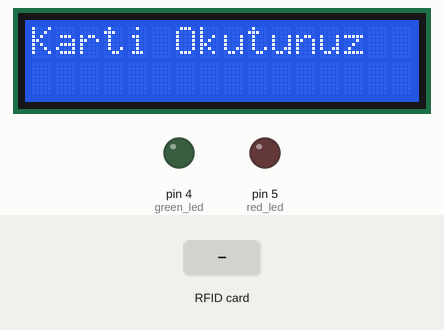
This sketch was run on a simulated Arduino Uno, built with avr-gcc and run on an emulated ATmega328P. Shown: 16×2 character LCD, output pins drawn as LEDs (lit = HIGH). The inputs (shaded band) are chosen by the test bench. Pins used as bus, display or sensor lines are not drawn; what the sketch prints to the serial monitor is not drawn.

Above: at 1.3 s.
1.4 s: RFID card A3 B3 8A A9 held to the reader
At 2.0 s:
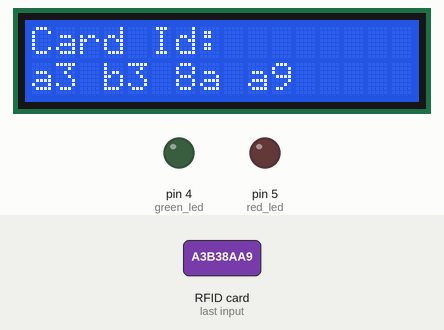
At 3.9 s:
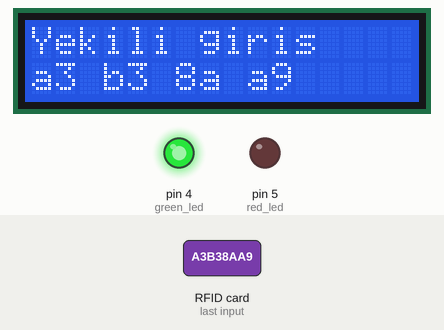
4.4 s: RFID card 5E 7A 19 C4 held to the reader
At 7.8 s:
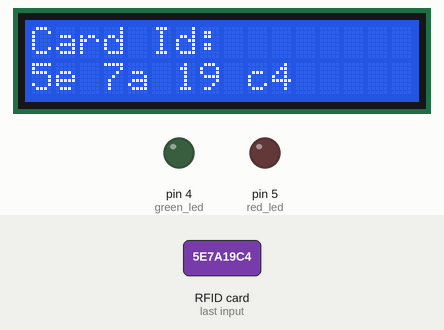
Timing chart, 0 to 15.0 s (numbered marks = the images above; inputs shaded):
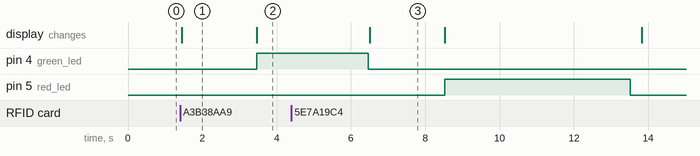

Measured:
- after the input at 1.4 s, pin 4 (green_led): LOW → HIGH after 2.1 s; the display: changes after 0.05 s (image 1)
- after the input at 4.4 s, pin 5 (red_led): LOW → HIGH after 4.1 s, → LOW 5.0 s later; the display: changes after 2.1 s (image 3)
- what the display in image 1 shows lasts 2.0 s, from 1.5 s to 3.5 s

The sketch:

sketch_jul10c.ino
```cpp
#include <MFRC522.h>
#include <SPI.h>
#include <LiquidCrystal_I2C.h>

//card id: A3 B3 8A A9
#define red_led 5
#define green_led 4
#define RST_PIN 9
#define SS_PIN 10

String const myCardUID = "a3 b3 8a a9 ";
LiquidCrystal_I2C lcd(0x27, 16,2);
MFRC522 rfid(SS_PIN, RST_PIN); // Instance of the class

MFRC522::MIFARE_Key key;

void setup() {
  pinMode(red_led, OUTPUT);
  pinMode(green_led, OUTPUT);
  Serial.begin(9600);
  SPI.begin(); // Init SPI bus
  rfid.PCD_Init(); // Init RC522
  lcd.begin();
}

void loop() {
  lcd.clear();
  lcd.setCursor(0,0);
  lcd.print("Karti Okutunuz");
  // Reset the loop if no new card present on the sensor/reader. This saves the entire process when idle.
  if ( ! rfid.PICC_IsNewCardPresent())
    return;

  // Verify if the NUID has been readed
  if ( ! rfid.PICC_ReadCardSerial())
    return;

  MFRC522::PICC_Type piccType = rfid.PICC_GetType(rfid.uid.sak);
  Serial.print(F("RFID Tag UID:"));
  String cardUID = toHexString(rfid.uid.uidByte, rfid.uid.size);
  rfid.PICC_HaltA(); // Halt PICC
  Serial.println("");

  Serial.println(myCardUID);
  Serial.println(cardUID);

  lcd.clear();
  lcd.setCursor(0,0);
  lcd.print("Card Id:");
  lcd.setCursor(0,1);
  lcd.print(cardUID);
  delay(2000);

  if(myCardUID.equals(cardUID)){
    Serial.println("Yetlkili girişi");
    lcd.setCursor(0,0);
    lcd.print("Yekili giris");
    digitalWrite(green_led, HIGH);
    delay(3000);
    digitalWrite(green_led, LOW);
  }else{
    lcd.setCursor(0,1);
    lcd.print("Yekisiz giris");
    Serial.println("Yetkisiz giris");
    digitalWrite(red_led, HIGH);
    delay(5000);
    digitalWrite(red_led,LOW);
  }
}

//Routine to dump a byte array as hex values to Serial.
String toHexString(byte *buffer, byte bufferSize) {
  String hexString = ""; // Boş bir string oluştur

  for (byte i = 0; i < bufferSize; i++) {
    if (buffer[i] < 0x10) {
      hexString += "0"; // Eğer değer 0x10'dan küçükse başına sıfır ekle
    }
    hexString += String(buffer[i], HEX); // Değeri stringe dönüştür ve hexString'e ekle
    hexString += " "; // Boşluk ekle
  }
  Serial.println(hexString);
  return hexString;
}
```
